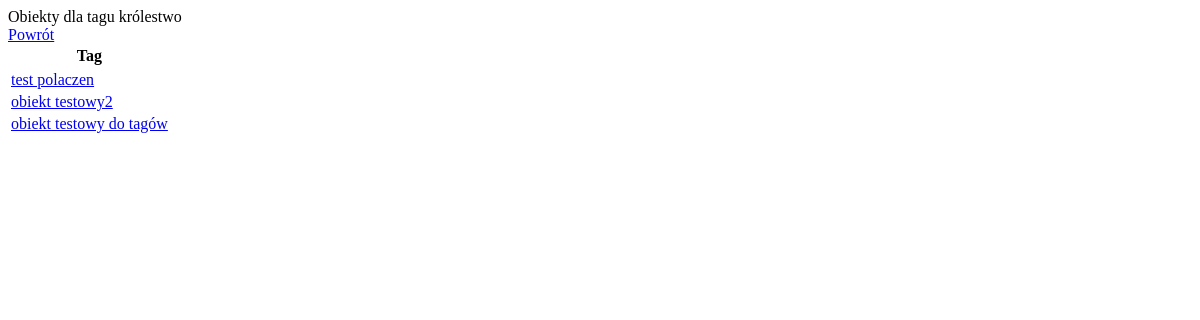
Page /project/8/objects/tag/10 (signed in) on the earlier database version.
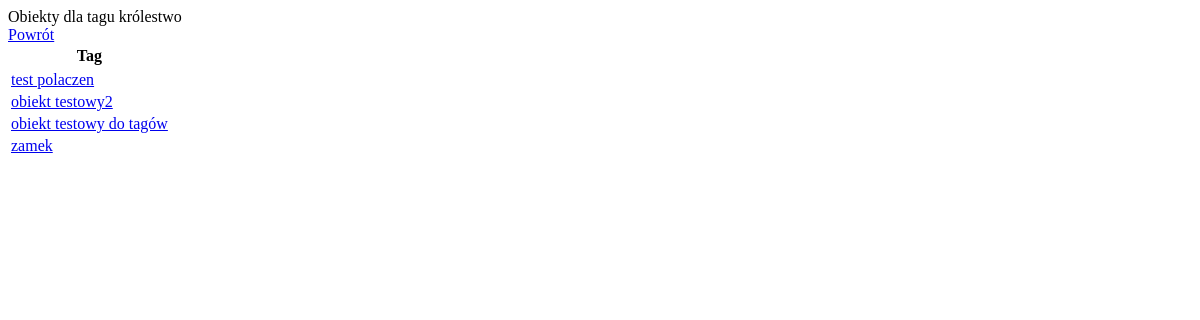
Same page on the later database version.
### aplikacja_dyplomowa/models.py (models this page shows)
class ProjectObjects(models.Model):
    object_name = models.CharField(max_length=32)
    object_description = models.TextField()
    connections = models.ManyToManyField('self', symmetrical=False, related_name='connection')
    tags = models.ManyToManyField(Tags)
    project = models.ForeignKey(Projects, on_delete=models.CASCADE)
    createdAt = models.DateTimeField(auto_now_add=True)
    updatedAt = models.DateTimeField(auto_now=True)
    user = models.ForeignKey(User, on_delete=models.CASCADE)
    class Meta:
        unique_together = ['object_name', 'project', 'user']
    def __str__(self):
        return f'{self.object_name}'

### aplikacja_dyplomowa/views.py (the view)
# urls.py: path('project/<str:project_pk>/objects/tag/<str:tag_pk>', views.objects_by_tag, name='objects_by_tag'),
@login_required(login_url='login')
def objects_by_tag(request, project_pk, tag_pk):
    try:
        project = Projects.objects.get(id=project_pk)
        if project.user != request.user:
            return redirect('access_denied')
    except Projects.DoesNotExist:
        return redirect('project_list')
    try:
        tag = Tags.objects.get(id=tag_pk)
        if tag.user != request.user:
            return redirect('access_denied')
    except Tags.DoesNotExist:
        return redirect('view_project', project_pk=project.id)
    objects = ProjectObjects.objects.filter(tags__id=tag.id)
    paginator = Paginator(objects, 5)
    page_number = request.GET.get('page')
    page_objects = paginator.get_page(page_number)
    context = {
        'project': project,
        'tag': tag,
        'objects': objects,
        'page_objects': page_objects
    }
    return render(request, 'project_structure/object/objects_by_tag.html', context)

### aplikacja_dyplomowa/models.py (called while the page is built)
    def __repr__(self):
        return f'{self.tag_name}'

    def __str__(self):
        return self.__repr__()

### templates/project_structure/object/objects_by_tag.html (shortened to what this page needs)
{% if page_objects.object_list|length == 0 %}
    Żaden obiekt nie ma jeszcze tego tagu. <a href="{% url 'object_list' project_pk=project.id %}"> Lista obiektów. </a> <br>
{% else %}
    Obiekty dla tagu {{ tag }} <br>
    <a href="{% url 'tag_list' project_pk=project.id %}"> Powrót </a> <br>
    <table>
        <tr>
                <th> Tag </th>
        <tr>
            {% for object in page_objects %}
                <tr>
                    <td> <a href="{% url 'object_view' project_pk=project.id object_pk=object.id %}"> {{ object }} </a> </td>
                </tr>
            {% endfor %}
    </table>
{% endif %}

Differences in the rows shown:
added ProjectObjects: object_name "zamek"
